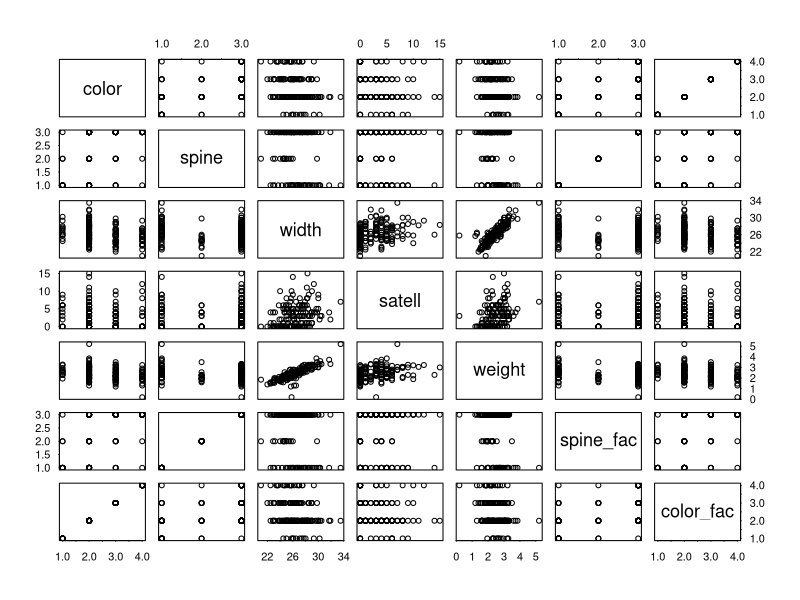
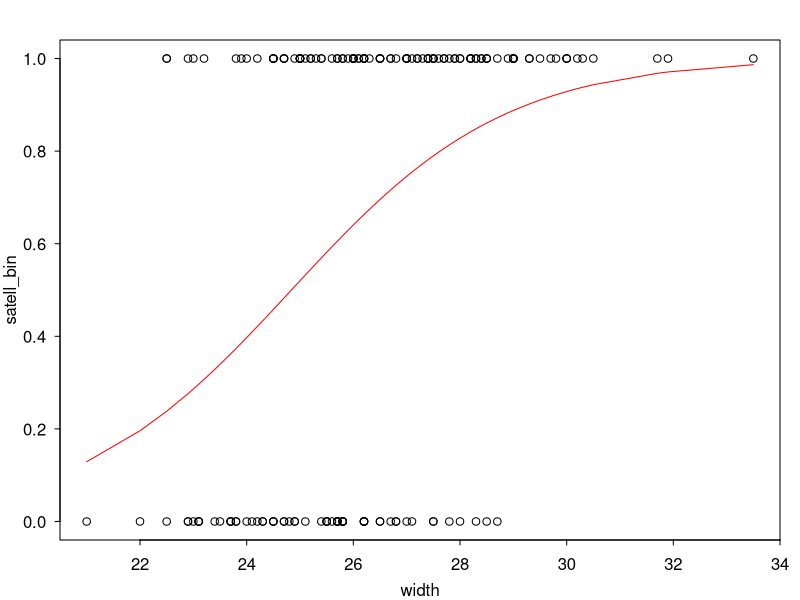

These figures' R source, in order:
## ---- chunk 1
rm(list=ls()) # Clear the workspace
knitr::opts_chunk$set(echo = TRUE)
par(mar=c(3,3,2,1), mgp=c(2,.7,0), tck=-.01, las=1)
options(width = 50)
# pkgs = c('lubridate', 'tidyverse','forecast', 'rstan')
# lapply(pkgs, library, character.only = TRUE)
## ---- chunk 2
# 1
horseshoe = read.csv('../data/horseshoe.csv')
head(horseshoe)
# 2 
horseshoe$spine_fac = factor(horseshoe$spine, 
                            labels = c('both_good', 
                                       'one_worn_or_broken',
                                       'both_worn_or_broken'))
horseshoe$color_fac = factor(horseshoe$color, 
                            labels = c('light_medium', 
                                       'medium',
                                       'dark_medium',
                                       'dark'))
# 3
pairs(horseshoe)
# 4
horseshoe$satell_bin = as.integer(horseshoe$satell>0)
# 5
mod = glm(satell_bin ~ width, family = binomial(link = logit),
          data = horseshoe)
summary(mod) # Have enough data to observe an effect
# 6
with(horseshoe, plot(width, satell_bin))
o = order(horseshoe$width)
lines(horseshoe$width[o], mod$fitted.values[o], col = 'red')
# Clear increasing probabilities with width
# 7
AIC(mod) # 198.4527
mod_2 = glm(satell_bin ~ width + weight, family = binomial(link = logit),
          data = horseshoe)
AIC(mod_2) # 200.0279
mod_3 = glm(satell_bin ~ width*weight*color_fac, family = binomial(link = logit),
          data = horseshoe)
AIC(mod_3) # 202.6617
## ---- chunk 3
# 1
mod = glm(satell ~ width, family = poisson(link = log),
          data = horseshoe)
summary(mod)
# 2
mod_2 = glm(satell ~ . - satell_bin - color - spine, family = poisson(link = log),
          data = horseshoe)
summary(mod_2)
# 3
library(MASS)
mod_3 = glm.nb(satell ~ . - satell_bin - color - spine,
          data = horseshoe)
summary(mod_3) # Dispersion parameter practically 1 (Poisson ok?)
AIC(mod) #927.1762
AIC(mod_2) #923.5498
AIC(mod_3) #764.9049
